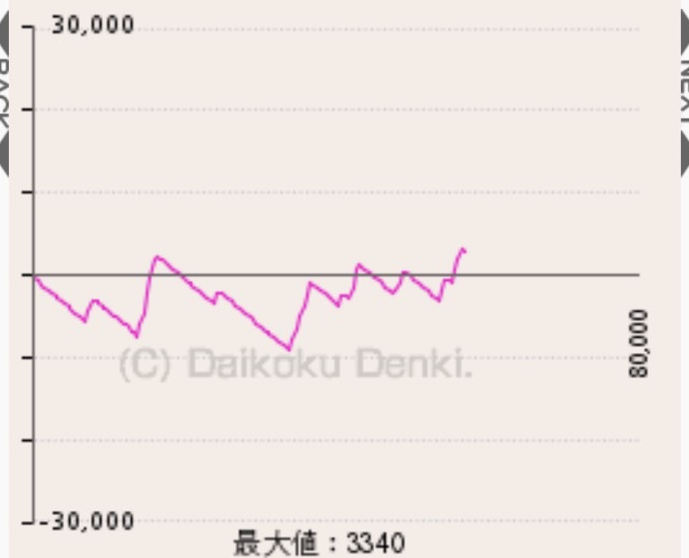
#> input picture graphs/optimal_v2/S__78209088_optimal.png, 689 x 558 px; its folder holds only this picture in this run
$ python ultra_precise_line_detector.py
#> lines starting #> are read from the running program, lines starting #| are printed output that depends on the picture; after the words box and inside, x2 and y2 are one past the last pixel; in counts of white or black regions, pixels touching at a corner belong together
#!/usr/bin/env python3
"""
超高精度グラフ基準線検出ツール
- 薄いグリッド線も確実に検出
- 点線パターンを認識
- 等間隔性を利用
"""

import os
import numpy as np
from PIL import Image, ImageDraw
import cv2
from typing import Tuple, Optional, Dict, List
from scipy.signal import find_peaks
import matplotlib.pyplot as plt

class UltraPreciseLineDetector:
    """超高精度グラフ基準線検出システム"""

    def __init__(self, debug_mode=True):
        self.debug_mode = debug_mode

    def log(self, message, level="INFO"):
        """ログ出力"""
        if self.debug_mode:
            symbols = {"INFO": "📋", "SUCCESS": "✅", "WARNING": "⚠️", "ERROR": "❌", "DEBUG": "🔍"}
            print(f"{symbols.get(level, '📋')} [{level}] {message}")

    def enhance_grid_lines(self, img_array: np.ndarray) -> np.ndarray:
        """グリッド線を強調"""
        gray = cv2.cvtColor(img_array, cv2.COLOR_RGB2GRAY)

        # ガウシアンフィルタでノイズ除去
        blurred = cv2.GaussianBlur(gray, (3, 3), 0)

        # アダプティブ閾値処理でグリッド線を強調
        adaptive = cv2.adaptiveThreshold(blurred, 255, cv2.ADAPTIVE_THRESH_GAUSSIAN_C,
                                       cv2.THRESH_BINARY_INV, 11, 2)

        # モルフォロジー処理で水平線を強調
        kernel = cv2.getStructuringElement(cv2.MORPH_RECT, (50, 1))
        morphed = cv2.morphologyEx(adaptive, cv2.MORPH_CLOSE, kernel)

        return morphed

    # [74 lines left out: functions detect_dotted_lines, find_regular_grid_lines, not called in this run]

    def detect_major_lines(self, img_array: np.ndarray) -> Dict[str, Optional[int]]:
        """主要な3本の線（+30,000、0、-30,000）を検出"""
        height, width = img_array.shape[:2]
        gray = cv2.cvtColor(img_array, cv2.COLOR_RGB2GRAY)

        # 強調画像を作成
        enhanced = self.enhance_grid_lines(img_array)

        # 水平投影
        horizontal_projection = np.sum(enhanced, axis=1)

        # しきい値を動的に設定
        threshold = np.mean(horizontal_projection) + np.std(horizontal_projection)

        # 候補線を検出
        candidate_lines = []
        for y in range(height):
            if horizontal_projection[y] > threshold:
                candidate_lines.append(y)

        # 連続した線をグループ化
        if not candidate_lines:
            # 別の手法を試す
            candidate_lines = self.find_regular_grid_lines(img_array)

        if len(candidate_lines) < 3:
            self.log("候補線が不足", "WARNING")
            return {"top": None, "zero": None, "bottom": None}

        # グループ化
        grouped_lines = []
        current_group = [candidate_lines[0]]

        for i in range(1, len(candidate_lines)):
            if candidate_lines[i] - candidate_lines[i-1] <= 5:
                current_group.append(candidate_lines[i])
            else:
                grouped_lines.append(int(np.mean(current_group)))
                current_group = [candidate_lines[i]]
        grouped_lines.append(int(np.mean(current_group)))

        # 最低3本の線が必要
        if len(grouped_lines) < 3:
            return {"top": None, "zero": None, "bottom": None}

        # 画像の構造から推定
        # 上部10-30%に+30,000ライン
        # 中央付近に0ライン
        # 下部70-90%に-30,000ライン

        top_candidates = [y for y in grouped_lines if y < height * 0.3]
        middle_candidates = [y for y in grouped_lines if height * 0.4 < y < height * 0.6]
        bottom_candidates = [y for y in grouped_lines if y > height * 0.7]

        # 各領域から最適な線を選択
        top_line = min(top_candidates) if top_candidates else grouped_lines[0]
        bottom_line = max(bottom_candidates) if bottom_candidates else grouped_lines[-1]

        # 0ラインは中央に最も近い線、または上下の中点
        if middle_candidates:
            center_y = height // 2
            zero_line = min(middle_candidates, key=lambda y: abs(y - center_y))
        else:
            # 上下の線から等間隔で推定
            zero_line = (top_line + bottom_line) // 2

        return {
            "top": top_line,
            "zero": zero_line,
            "bottom": bottom_line
        }

    def create_precise_overlay(self, image_path: str, output_path: str = None) -> Tuple[bool, Optional[str]]:
        """高精度オーバーレイを作成"""
        try:
            self.log(f"処理開始: {os.path.basename(image_path)}")

            # 画像読み込み
            img = Image.open(image_path)
            img_array = np.array(img)

            # 主要線を検出
            lines = self.detect_major_lines(img_array)

            # 結果をログ出力
            if lines["top"] is not None:
                self.log(f"+30,000ライン: Y={lines['top']}px", "SUCCESS")
            if lines["zero"] is not None:
                self.log(f"0ライン: Y={lines['zero']}px", "SUCCESS")
            if lines["bottom"] is not None:
                self.log(f"-30,000ライン: Y={lines['bottom']}px", "SUCCESS")

            # オーバーレイ描画
            draw = ImageDraw.Draw(img)
            width, height = img.size

            # +30,000ライン（青色）
            if lines["top"] is not None:
                y = lines["top"]
                draw.line([(0, y), (width, y)], fill=(0, 0, 255), width=2)
                draw.text((10, y-20), f"+30,000 (Y={y})", fill=(0, 0, 255))

            # 0ライン（赤色）
            if lines["zero"] is not None:
                y = lines["zero"]
                draw.line([(0, y), (width, y)], fill=(255, 0, 0), width=3)
                draw.text((10, y-20), f"0 (Y={y})", fill=(255, 0, 0))

            # -30,000ライン（青色）
            if lines["bottom"] is not None:
                y = lines["bottom"]
                draw.line([(0, y), (width, y)], fill=(0, 0, 255), width=2)
                draw.text((10, y+5), f"-30,000 (Y={y})", fill=(0, 0, 255))

            # 精度情報を追加
            if all(lines[k] is not None for k in ["top", "zero", "bottom"]):
                # 対称性チェック
                top_dist = lines["zero"] - lines["top"]
                bottom_dist = lines["bottom"] - lines["zero"]
                total_range = lines["bottom"] - lines["top"]

                info_text = f"Range: {total_range}px"
                draw.text((width-150, 20), info_text, fill=(0, 0, 0))

                symmetry = min(top_dist, bottom_dist) / max(top_dist, bottom_dist)
                sym_text = f"Symmetry: {symmetry:.2f}"
                draw.text((width-150, 40), sym_text, fill=(0, 0, 0))

            # 出力パス生成
            if output_path is None:
                base_name = os.path.splitext(os.path.basename(image_path))[0]
                output_path = f"{base_name}_ultra_precise.png"

            # 保存
            img.save(output_path, "PNG")

            self.log(f"オーバーレイ画像を保存: {output_path}", "SUCCESS")

            return True, output_path

        except Exception as e:
            self.log(f"エラー: {str(e)}", "ERROR")
            return False, None

def main():
    """メイン処理"""
    print("🎯 超高精度グラフ基準線検出ツール")
    print("📊 薄いグリッド線も確実に検出します")

    # 入出力フォルダ設定
    input_folder = "graphs/optimal_v2"
    output_folder = "graphs/ultra_precise_detection"

    # 出力フォルダ作成
    os.makedirs(output_folder, exist_ok=True)

    # すべての画像を処理
    image_files = [f for f in os.listdir(input_folder)
                   if f.lower().endswith('.png')]

    if not image_files:
        print("❌ 画像ファイルが見つかりません")
        return

    detector = UltraPreciseLineDetector(debug_mode=True)

    success_count = 0

    # 各画像を処理
    for i, file in enumerate(image_files, 1):
        print(f"\n{'='*60}")
        print(f"[{i}/{len(image_files)}] 処理中: {file}")

        input_path = os.path.join(input_folder, file)
        output_path = os.path.join(output_folder,
                                   f"{os.path.splitext(file)[0]}_ultra_precise.png")

        success, _ = detector.create_precise_overlay(input_path, output_path)
#> in create_precise_overlay, img is the input picture: PIL image 689x558 RGB; mean R, G, B 239.8, 231.9, 227.5
#> in enhance_grid_lines, `adaptive = cv2.adaptiveThreshold(blurred, 255, cv2.ADAPTIVE_THRESH_GAU..`:
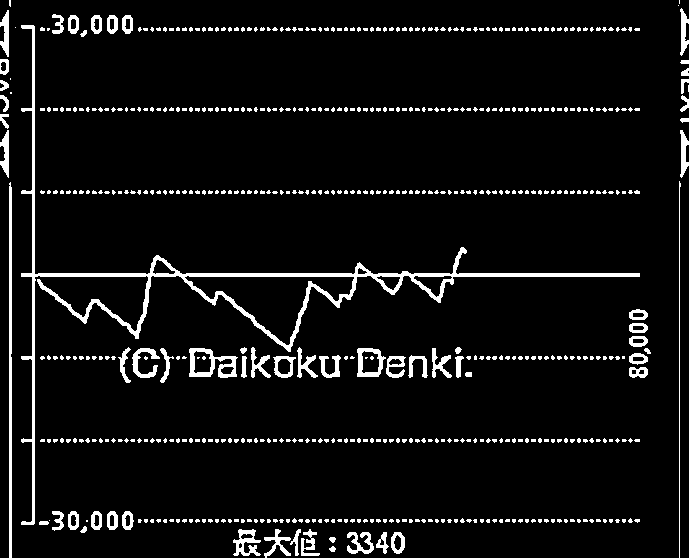
#> adaptive: shape (558, 689); 6.4% white; 553 white regions (492 under 20 px), largest, box (x1, y1, x2, y2) and area: (21, 25, 640, 525) 6937, (9, 182, 12, 558) 1118, (189, 348, 238, 378) 642
#> in enhance_grid_lines, `morphed = cv2.morphologyEx(adaptive, cv2.MORPH_CLOSE, kernel)`:
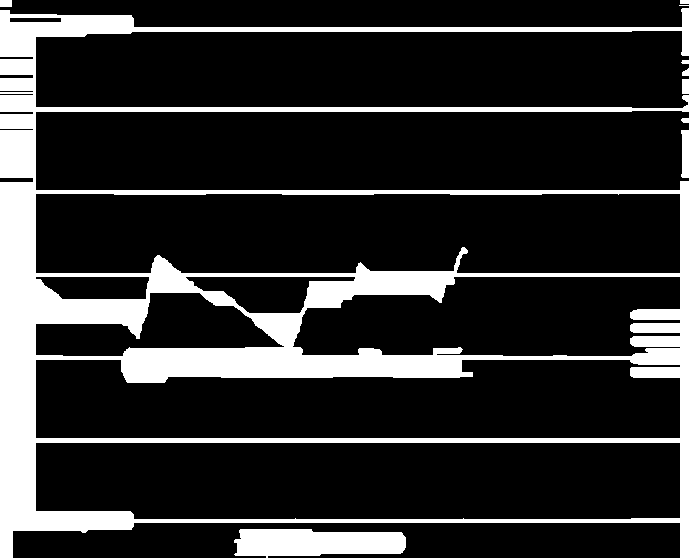
#> morphed: shape (558, 689); 18.3% white; 10 white regions (1 under 20 px), largest, box (x1, y1, x2, y2) and area: (0, 8, 689, 558) 65760, (234, 529, 406, 558) 4077, (681, 130, 689, 178) 343
#> in detect_major_lines, `horizontal_projection = np.sum(enhanced, axis=1)`: horizontal_projection = 558 values, max 175695 at index 27, min 0 at index 7, mean 32227.3
#> in detect_major_lines, `threshold = np.mean(horizontal_projection) + np.std(horizontal_project..`: threshold = 73989.1
#> after the loop in detect_major_lines, `for y in range(height):`: candidate_lines = 58 values from 27 to 522
#> in detect_major_lines, `current_group = [candidate_lines[0]]`: current_group = [27]
#> the loop in detect_major_lines, `for i in range(1, len(candidate_lines)):` made 57 passes
#> current_group on passes 5, 10, 15, 19, 49, 54: [107], [190], [273], [348], [438], [519]
#> after the loop in detect_major_lines, `for i in range(1, len(candidate_lines)):`: grouped_lines = [29, 109, 192, 274, 362, 440]
#> in detect_major_lines, `top_candidates = [y for y in grouped_lines if y < height * 0.3]`: top_candidates = [29, 109]
#> in detect_major_lines, `middle_candidates = [y for y in grouped_lines if height * 0.4 < y < he..`: middle_candidates = [274]
#> in detect_major_lines, `bottom_candidates = [y for y in grouped_lines if y > height * 0.7]`: bottom_candidates = [440, 520]
#> in detect_major_lines, `top_line = min(top_candidates) if top_candidates else grouped_lines[0]`: top_line = 29
#> in detect_major_lines, `bottom_line = max(bottom_candidates) if bottom_candidates else grouped..`: bottom_line = 520
#> in detect_major_lines, `zero_line = min(middle_candidates, key=lambda y: abs(y - center_y))`: zero_line = 274
#> in create_precise_overlay, `lines = self.detect_major_lines(img_array)`: lines = {'top': 29, 'zero': 274, 'bottom': 520}
#> in create_precise_overlay, `y = lines["top"]`: y = 29
#> in create_precise_overlay, `y = lines["zero"]`: y = 274
#> in create_precise_overlay, `y = lines["bottom"]`: y = 520
#> in create_precise_overlay, `top_dist = lines["zero"] - lines["top"]`: top_dist = 245
#> in create_precise_overlay, `bottom_dist = lines["bottom"] - lines["zero"]`: bottom_dist = 246
#> in create_precise_overlay, `total_range = lines["bottom"] - lines["top"]`: total_range = 491
#> in create_precise_overlay, `info_text = f"Range: {total_range}px"`: info_text = 'Range: 491px'
#> in create_precise_overlay, `symmetry = min(top_dist, bottom_dist) / max(top_dist, bottom_dist)`: symmetry = 0.996
#> in create_precise_overlay, `sym_text = f"Symmetry: {symmetry:.2f}"`: sym_text = 'Symmetry: 1.00'
#> in create_precise_overlay, `img.save(output_path, "PNG")`:
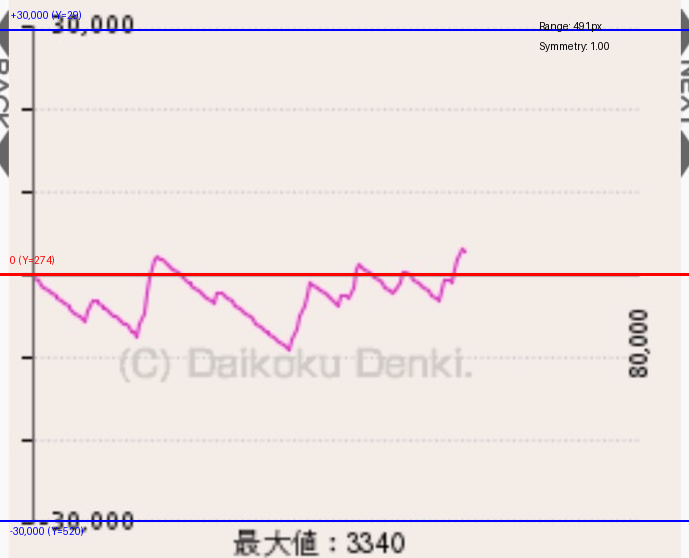
#> saved as S__78209088_optimal_ultra_precise.png: PIL image 689x558 RGB; mean R, G, B 238.4, 229.1, 226.8

        if success:
            success_count += 1

    print(f"\n✨ 処理完了: {success_count}/{len(image_files)} 成功")

if __name__ == "__main__":
    main()

$ run again, on graphs/optimal_v2/S__78209156_optimal.png
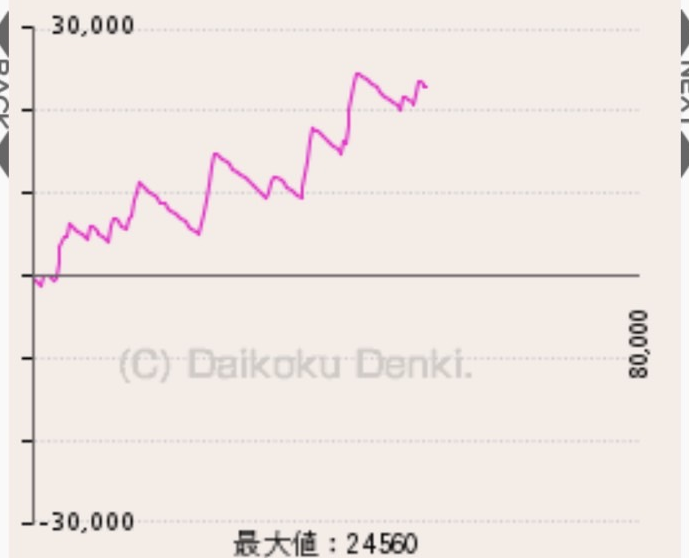
#> input picture graphs/optimal_v2/S__78209156_optimal.png, 689 x 558 px
#> in create_precise_overlay, img is the input picture: PIL image 689x558 RGB; mean R, G, B 239.7, 231.7, 227.5
#> in enhance_grid_lines, `adaptive = cv2.adaptiveThreshold(blurred, 255, cv2.ADAPTIVE_THRESH_GAU..`:
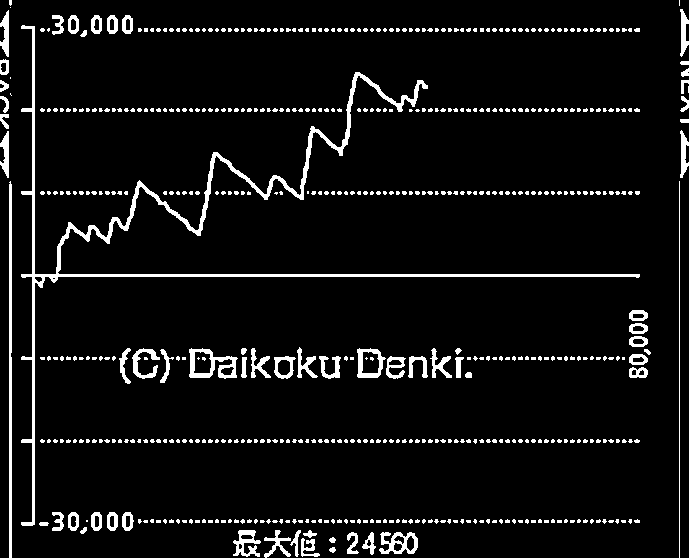
#> adaptive: shape (558, 689); 6.3% white; 535 white regions (472 under 20 px), largest, box (x1, y1, x2, y2) and area: (21, 25, 640, 526) 6900, (9, 181, 12, 558) 1122, (189, 348, 238, 379) 644
#> morphed: shape (558, 689); 18.2% white; 10 white regions (1 under 20 px), largest, box (x1, y1, x2, y2) and area: (0, 9, 689, 558) 65018, (234, 530, 419, 558) 4356, (681, 130, 689, 178) 343
#> horizontal_projection = 558 values, max 175695 at index 28, min 0 at index 6, mean 32018
#> threshold = 70946.9
#> after the loop in detect_major_lines, `for y in range(height):`: candidate_lines = 53 values from 28 to 523
#> in detect_major_lines, `current_group = [candidate_lines[0]]`: current_group = [28]
#> the loop in detect_major_lines, `for i in range(1, len(candidate_lines)):` made 52 passes
#> current_group on passes 4, 8, 12, 15, 44, 48: [108], [191], [274], [349], [439], [519]
#> after the loop in detect_major_lines, `for i in range(1, len(candidate_lines)):`: grouped_lines = [29, 109, 192, 275, 363, 440]
#> top_candidates = [29, 109]
#> middle_candidates = [275]
#> bottom_candidates = [440, 521]
#> top_line = 29
#> bottom_line = 521
#> zero_line = 275
#> lines = {'top': 29, 'zero': 275, 'bottom': 521}
#> in create_precise_overlay, `y = lines["top"]`: y = 29
#> in create_precise_overlay, `y = lines["zero"]`: y = 275
#> in create_precise_overlay, `y = lines["bottom"]`: y = 521
#> top_dist = 246
#> total_range = 492
#> info_text = 'Range: 492px'
#> symmetry = 1
#> sym_text = 'Symmetry: 1.00'
#> in create_precise_overlay, `img.save(output_path, "PNG")`:
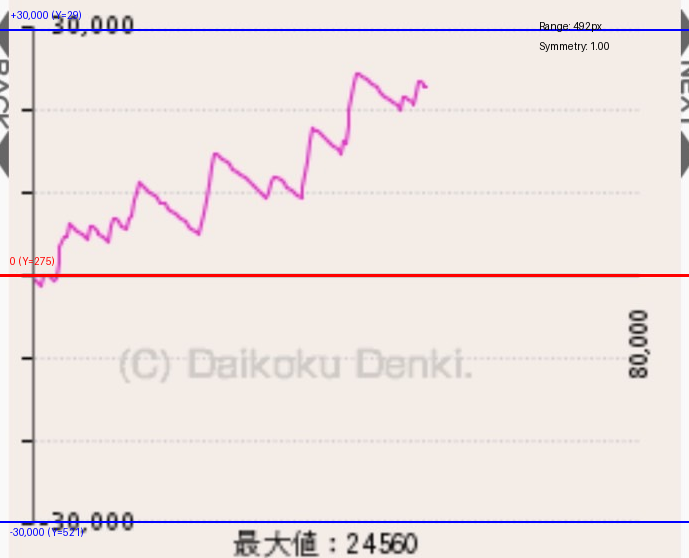
#> saved as S__78209156_optimal_ultra_precise.png: PIL image 689x558 RGB; mean R, G, B 238.3, 228.9, 226.8
